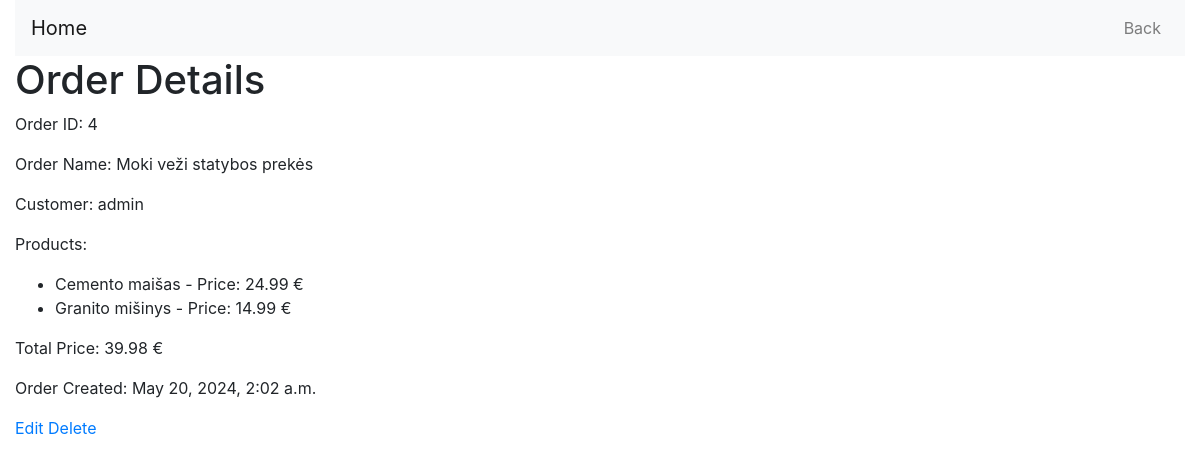
The app's page /orders/4/ (signed in) with its own data.
### orders/models.py (models this page shows, shortened)
class Order(models.Model):
    user = models.ForeignKey(User, on_delete=models.CASCADE, default=None)
    products = models.ManyToManyField(Product)
    date_ordered = models.DateTimeField(auto_now_add=True)
    order_name = models.CharField(max_length=100)

class Product(models.Model):
    user = models.ForeignKey(User, on_delete=models.CASCADE, default=None)
    name = models.CharField(max_length=100)
    description = models.TextField()
    price = models.DecimalField(max_digits=10, decimal_places=2)

### orders/views.py (the view)
# urls.py: path('<int:order_id>/', views.order_detail, name='order_detail'),
@login_required
@permission_required('orders.view_order', raise_exception=True)
def order_detail(request, order_id):
    try:
        order = Order.objects.get(id=order_id)
        if order.user != request.user:
            raise PermissionDenied("You do not have permission to view this order.")
        total_price = order.products.all().aggregate(total_price=Sum('price'))['total_price']
        return render(request, 'orders/order_detail.html', {'order': order, 'total_price': total_price})
    except PermissionDenied as e:
        return render(request, 'orders/error.html', {'message': str(e)})
    except Order.DoesNotExist:
        return render(request, 'orders/error.html', {'message': "Order does not exist."})

### orders/templates/orders/order_detail.html (shortened to what this page needs)
<!DOCTYPE html>
<html lang="en">
<head>
    {% load static %}
    <link href="https://stackpath.bootstrapcdn.com/bootstrap/4.5.2/css/bootstrap.min.css" rel="stylesheet">
</head>
<body>
    <div class="container-fluid">
        <nav class="navbar navbar-expand-lg navbar-light bg-light">
            <a class="navbar-brand" href="{% url 'home' %}">Home</a>
            <div class="collapse navbar-collapse" id="navbarNav">
                <ul class="navbar-nav ml-auto">
                    <li class="nav-item">
                        <a class="nav-link" href="{% url 'order_list' %}">Back</a>
                    </li>
                </ul>
            </div>
        </nav>
        <h1>Order Details</h1>
        <p>Order ID: {{ order.id }}</p>
        <p>Order Name: {{ order.order_name }}</p>
        <p>Customer: {{ order.user.username }}</p>
        <p>Products:</p>
        <ul>
            {% for product in order.products.all %}
                <li>{{ product.name }} - Price: {{ product.price }} €</li>
            {% endfor %}
        </ul>
        <p>Total Price: {{ total_price|floatformat:2 }} €</p>
        <p>Order Created: {{ order.date_ordered }}</p>
        {% if user.is_authenticated and user == order.user %}
            <a href="{% url 'edit_order' order.id %}">Edit</a>
            <a href="{% url 'delete_order' order.id %}">Delete</a>
        {% endif %}
    </div>
</body>
</html>

### records on screen
Order: id "4", order_name "Moki veži statybos prekės", user.username "admin", date_ordered "May 20, 2024, 2:02 a.m."
Product: name "Cemento maišas", price "24.99"
Product: name "Granito mišinys", price "14.99"

### other values on screen
{{ total_price|floatformat:2 }} "39.98"
